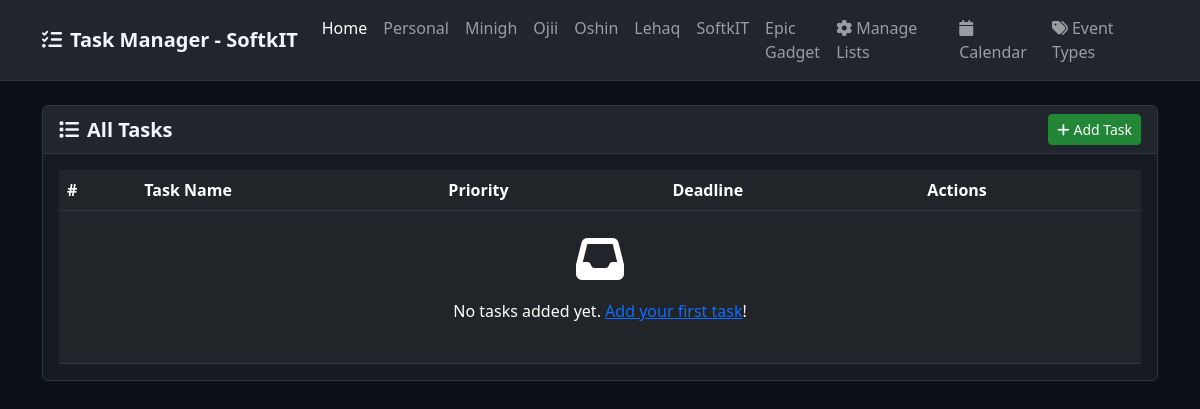
Before: / with the older database file.
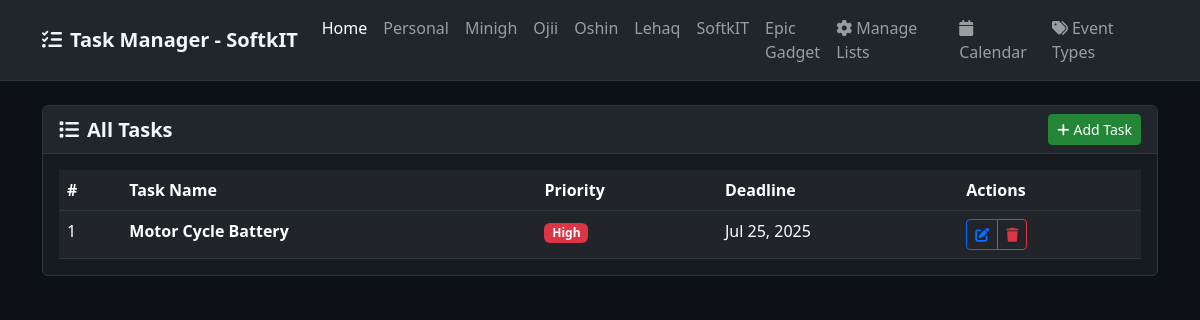
After: the same page with the newer database file.
### tables this page shows
CREATE TABLE `tbl_lists` (
  `list_id` int unsigned NOT NULL AUTO_INCREMENT,
  `list_name` varchar(50) NOT NULL,
  `list_description` varchar(150) DEFAULT NULL,
  PRIMARY KEY (`list_id`)
);

CREATE TABLE `tbl_tasks` (
  `task_id` int unsigned NOT NULL AUTO_INCREMENT,
  `task_name` varchar(150) NOT NULL,
  `task_description` text NOT NULL,
  `list_id` int NOT NULL,
  `priority` varchar(10) NOT NULL,
  `deadline` date NOT NULL,
  PRIMARY KEY (`task_id`)
);

### config/Database.php (called while the page is built, shortened)
<?php
final class Database
{
    private static ?PDO $connection = null;
    public static function getConnection(): PDO
    {
        if (self::$connection === null) {
            $instance = new self();
            self::$connection = $instance->createConnection();
        }
        return self::$connection;
    }
    private function createConnection(): PDO
    {
        $dsn = "mysql:host={$this->host};dbname={$this->database};charset=utf8mb4";
        $options = [
            PDO::ATTR_ERRMODE => PDO::ERRMODE_EXCEPTION,
            PDO::ATTR_DEFAULT_FETCH_MODE => PDO::FETCH_ASSOC,
            PDO::ATTR_EMULATE_PREPARES => false,
            PDO::MYSQL_ATTR_INIT_COMMAND => "SET NAMES utf8mb4 COLLATE utf8mb4_unicode_ci"
        ];
        try {
            return new PDO($dsn, $this->username, $this->password, $options);
        } catch (PDOException $e) {
            error_log("Database connection failed: " . $e->getMessage());
            throw new DatabaseException("Unable to connect to database", previous: $e);
        }
    }
    public static function execute(string $sql, array $params = []): PDOStatement
    {
        $pdo = self::getConnection();
        $stmt = $pdo->prepare($sql);
        $stmt->execute($params);
        return $stmt;
    }
    public static function fetchAll(string $sql, array $params = []): array
    {
        return self::execute($sql, $params)->fetchAll();
    }
}

### config/Enums.php (called while the page is built, shortened)
<?php
enum Priority: string
{
    public function getBadgeClass(): string
    {
        return match($this) {
            self::HIGH => 'bg-danger',
            self::MEDIUM => 'bg-warning',
            self::LOW => 'bg-success'
        };
    }
    public static function fromString(string $value): self
    {
        return self::tryFrom($value) ?? throw new InvalidArgumentException("Invalid priority: $value");
    }
}

### index.php (the view, shortened to what the changed rows need)
<?php
require_once 'config/Database.php';
require_once 'config/Enums.php';
?>
<!DOCTYPE html>
<html lang="en">
<head>
    <link href="css/bootstrap.min.css" rel="stylesheet">
    <link href="css/all.min.css" rel="stylesheet">
    <link href="css/sweetalert2.min.css" rel="stylesheet">
</head>
<body>
    <nav class="navbar navbar-expand-lg navbar-dark mb-4" style="background-color: #21262d; border-bottom: 1px solid #30363d;">
        <div class="container">
            <div class="collapse navbar-collapse" id="navbarNav">
                <ul class="navbar-nav me-auto">
                    <?php
                    try {
                        $lists = Database::fetchAll(
                            "SELECT list_id, list_name FROM tbl_lists ORDER BY list_id ASC"
                        );
                        if (!empty($lists)) {
                            foreach ($lists as $list) {
                                $listId = (int) $list['list_id'];
                                $listName = htmlspecialchars($list['list_name'], ENT_QUOTES, 'UTF-8');
                                echo "<li class='nav-item'>";
                                echo "<a class='nav-link' href='" . SITEURL . "list-task.php?list_id={$listId}'>{$listName}</a>";
                                echo "</li>";
                            }
                        }
                    } catch (Exception $e) {
                        error_log("Error fetching lists: " . $e->getMessage());
                    }
                    ?>
                </ul>
            </div>
        </div>
    </nav>
    <div class="container">
        <div class="row">
            <div class="col-12">
                <div class="card">
                    <div class="card-body">
                        <div class="table-responsive">
                            <table class="table table-hover table-dark mb-0">
                                <thead class="table-dark">
                                    <tr>
                                        <th scope="col">#</th>
                                        <th scope="col">Task Name</th>
                                        <th scope="col">Priority</th>
                                        <th scope="col">Deadline</th>
                                        <th scope="col">Actions</th>
                                    </tr>
                                </thead>
                                <tbody>
                                    <?php
                                    try {
                                        $sql = "
                                            SELECT task_id, task_name, task_description, priority, deadline
                                            FROM tbl_tasks
                                            ORDER BY
                                                CASE priority
                                                    WHEN 'High' THEN 1
                                                    WHEN 'Medium' THEN 2
                                                    WHEN 'Low' THEN 3
                                                END, deadline ASC
                                        ";
                                        $tasks = Database::fetchAll($sql);
                                        if (!empty($tasks)) {
                                            $sn = 1;
                                            foreach ($tasks as $task) {
                                                $taskId = (int) $task['task_id'];
                                                $taskName = htmlspecialchars($task['task_name'], ENT_QUOTES, 'UTF-8');
                                                $deadline = htmlspecialchars($task['deadline'], ENT_QUOTES, 'UTF-8');
                                                $deadlineFormatted = date('M d, Y', strtotime($deadline));
                                                try {
                                                    $priority = Priority::fromString($task['priority']);
                                                    $priorityBadge = "<span class='badge {$priority->getBadgeClass()}'>{$priority->value}</span>";
                                                } catch (InvalidArgumentException) {
                                                    $priorityBadge = "<span class='badge bg-secondary'>{$task['priority']}</span>";
                                                }
                                    ?>
                                                <tr>
                                                    <td><?php echo $sn++; ?></td>
                                                    <td>
                                                        <strong><?php echo $taskName; ?></strong>
                                                    </td>
                                                    <td><?php echo $priorityBadge; ?></td>
                                                    <td><?php echo $deadlineFormatted; ?></td>
                                                    <td>
                                                        <div class="btn-group" role="group">
                                                            <a href="<?php echo SITEURL; ?>update-task.php?task_id=<?php echo $taskId; ?>"
                                                                class="btn btn-outline-primary btn-sm" title="Edit Task">
                                                                <i class="fas fa-edit"></i>
                                                            </a>
                                                            <a href="#"
                                                                class="btn btn-outline-danger btn-sm" title="Delete Task"
                                                                onclick="confirmDelete(<?php echo $taskId; ?>)">
                                                                <i class="fas fa-trash"></i>
                                                            </a>
                                                        </div>
                                                    </td>
                                                </tr>
                                            <?php
                                            }
                                        } else {
                                            ?>
                                            <tr>
                                                <td colspan="5" class="text-center py-4">
                                                    <i class="fas fa-inbox fa-3x mb-3"></i>
                                                    <p>No tasks added yet. <a href="<?php echo SITEURL; ?>add-task.php">Add your first task</a>!</p>
                                                </td>
                                            </tr>
                                    <?php
                                        }
                                    } catch (Exception $e) {
                                        error_log("Error fetching tasks: " . $e->getMessage());
                                        echo '<tr><td colspan="5" class="text-center text-danger">Error loading tasks. Please try again.</td></tr>';
                                    }
                                    ?>
                                </tbody>
                            </table>
                        </div>
                    </div>
                </div>
            </div>
        </div>
    </div>
</body>
</html>

Changed rows visible on the page:
added tbl_tasks: task_name "Motor Cycle Battery", value "High", deadline "Jul 25, 2025"
Other visible differences:
text no longer shown: "No tasks added yet. Add your first task !"
